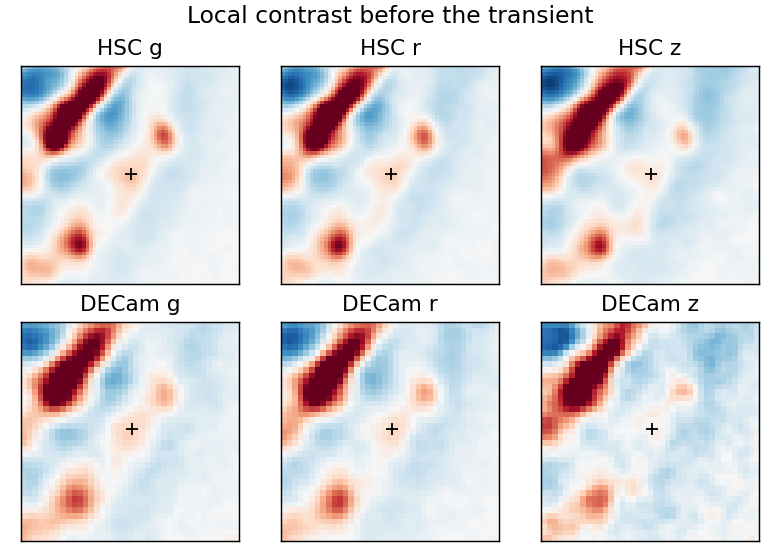

Source code (Python):
"""Compare a weak pre-event arm knot with nearby positions of similar brightness."""

import math
import numpy as np
from scipy.ndimage import gaussian_filter, maximum_filter
from scipy.spatial import cKDTree


def highpass(images, width):
    peaks = {}
    for layer, (data, wcs, pixel) in images.items():
        for band, im in zip("grz", data):
            smooth = gaussian_filter(im, 0.22 / pixel)
            background = gaussian_filter(im, width / pixel)
            residual = smooth - background
            maxima = (
                residual == maximum_filter(residual, 2 * round(0.4 / pixel) + 1)
            ) & (residual > 0)
            y, x = np.nonzero(maxima)
            peaks[(layer, band)] = (
                cKDTree(np.column_stack((x, y))),
                wcs,
                pixel,
                residual,
                background,
            )
    return peaks


def distances(peaks, center):
    values = {}
    for (layer, band), (tree, wcs, pixel, _, _) in peaks.items():
        x, y = map(float, wcs.world_to_pixel_values(*center))
        d, _ = tree.query([x, y])
        values[layer + "_" + band] = float(d * pixel)
    return values


def test(images, center, catalog, offset, distance, plot_path=None):
    output = {}
    nominal = None
    for width in (0.9, 1.5, 2.5):
        peaks = highpass(images, width)
        output[str(width)] = {
            k: round(v, 3) for k, v in distances(peaks, center).items()
        }
        if width == 1.5:
            nominal = peaks
    tree, wcs, pixel, residual, background = nominal[("hsc-dr3", "r")]

    def surface(p):
        x, y = map(float, wcs.world_to_pixel_values(*p))
        return background[round(y), round(x)]

    target_level = surface(center)
    if target_level <= 0:
        raise ValueError("Missing disk light")
    n = hits = 0
    for dx in range(-20, 21, 2):
        for dy in range(-20, 21, 2):
            if not 3 <= math.hypot(dx, dy) <= 20:
                continue
            pos = offset(*center, dx, dy)
            ratio = surface(pos) / target_level
            if not 2 / 3 <= ratio <= 1.5:
                continue
            if min(distance(*pos, r["ra"], r["dec"]) for r in catalog) <= 1:
                continue
            n += 1
            ds = distances(nominal, pos)
            hits += all(v <= 0.5 for key, v in ds.items() if key != "ls-dr10_z")
    if n < 5:
        raise ValueError("Too few local arm controls")
    if plot_path:
        import matplotlib.pyplot as plt

        f, axes = plt.subplots(2, 3, figsize=(6, 4.2), layout="constrained")
        for row, layer in zip(axes, ["hsc-dr3", "ls-dr10"]):
            for ax, b in zip(row, "grz"):
                tree, wcs, pixel, residual, _ = nominal[(layer, b)]
                x, y = map(float, wcs.world_to_pixel_values(*center))
                k = round(5 / pixel)
                xx, yy = round(x), round(y)
                v = residual[yy - k : yy + k + 1, xx - k : xx + k + 1]
                amp = max(abs(np.percentile(v, [3, 97])))
                ax.imshow(v, origin="lower", cmap="RdBu_r", vmin=-amp, vmax=amp)
                ax.plot(k + x - xx, k + y - yy, "k+", ms=7, mew=1)
                ax.set(
                    xticks=[],
                    yticks=[],
                    title=("HSC " if layer == "hsc-dr3" else "DECam ") + b,
                )
        f.suptitle("Local contrast before the transient", fontsize=13)
        f.savefig(plot_path, dpi=130)
        plt.close(f)
    return {
        "nearest_positive_peak_arcsec_by_broad_sigma_arcsec": output,
        "comparison_positions": n,
        "five_band_alignments_at_comparison_positions": hits,
        "target_five_band_alignment": all(
            v <= 0.5 for k, v in distances(nominal, center).items() if k != "ls-dr10_z"
        ),
    }
